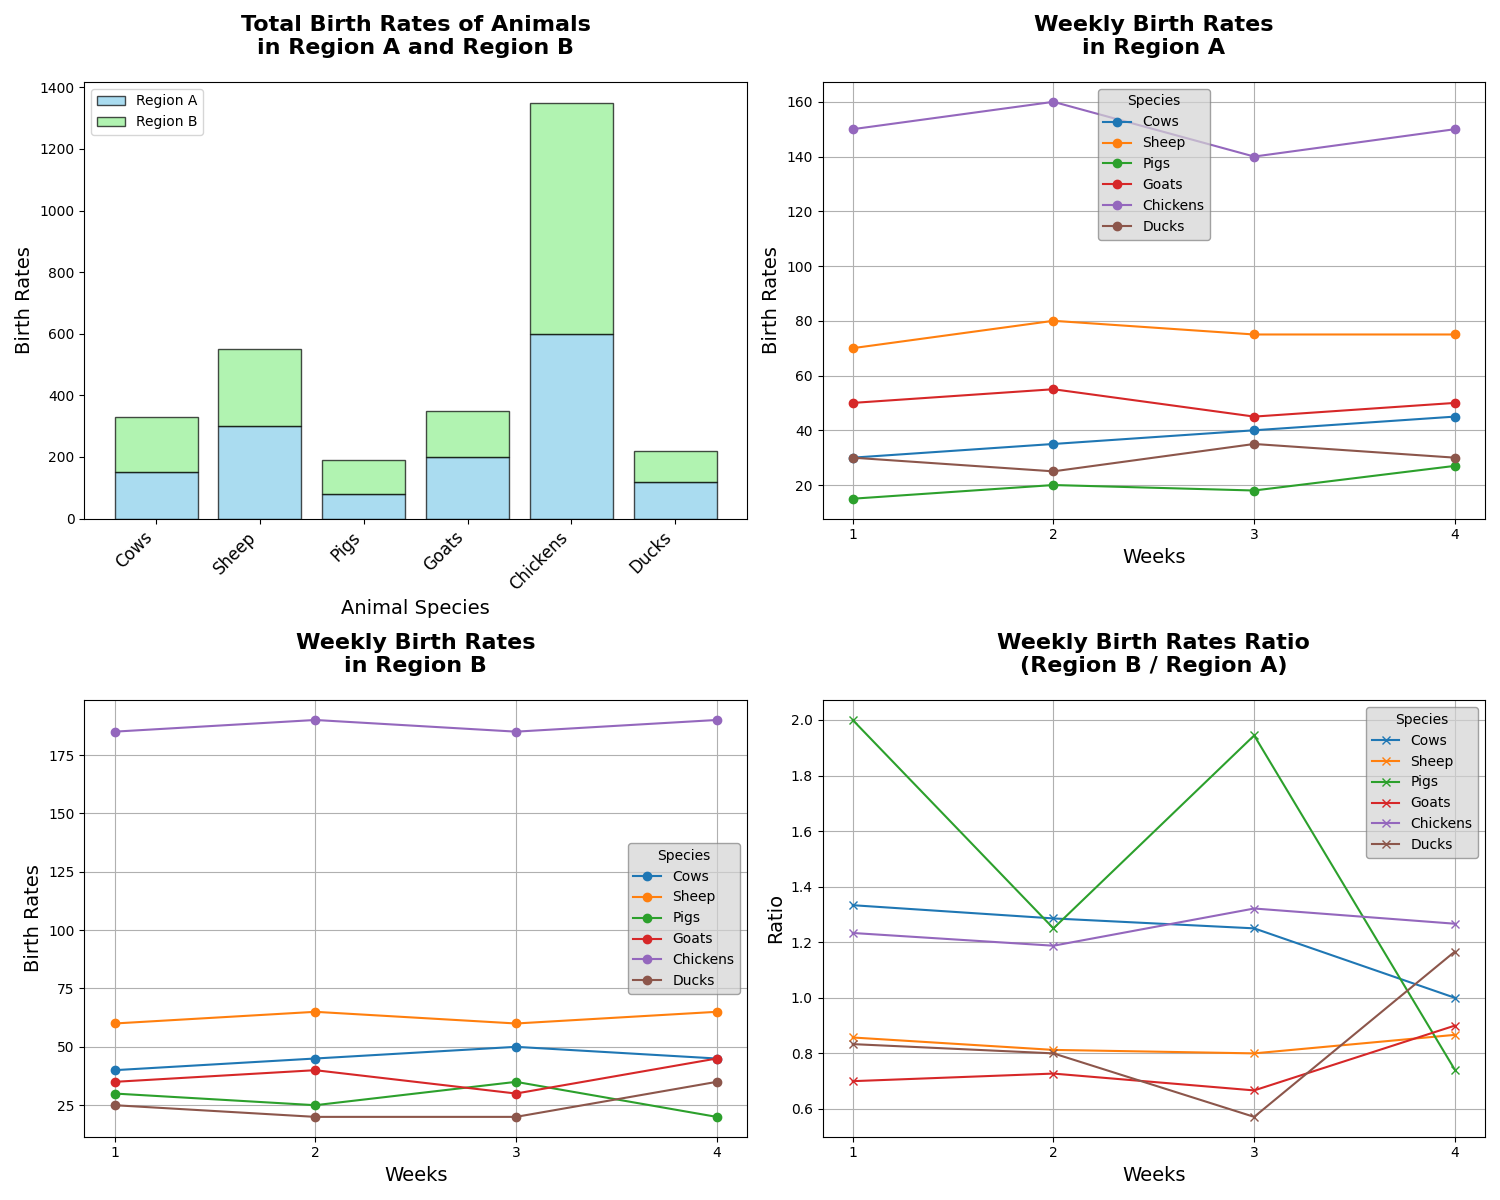

Source code (Python):
import matplotlib.pyplot as plt
import numpy as np

# Backstory: Animal Husbandry in Rural Regions
# In rural areas, tracking the birthing rates of livestock is important for agricultural planning and resource allocation.
# The chart will display histogram data about birth rates of different animal species over the past year,
# with additional plots highlighting weekly variations and comparisons between regions.

# Define the species and data points for birth rates
species = ['Cows', 'Sheep', 'Pigs', 'Goats', 'Chickens', 'Ducks']
birth_rates_region_A = np.array([150, 300, 80, 200, 600, 120])
birth_rates_region_B = np.array([180, 250, 110, 150, 750, 100])

# Create weekly birth rates data (simplified for illustration)
weeks = np.arange(1, 5)

weekly_birth_rates_region_A = np.array([
    [30, 70, 15, 50, 150, 30],  # Week 1
    [35, 80, 20, 55, 160, 25],  # Week 2
    [40, 75, 18, 45, 140, 35],  # Week 3
    [45, 75, 27, 50, 150, 30]   # Week 4
])

weekly_birth_rates_region_B = np.array([
    [40, 60, 30, 35, 185, 25],  # Week 1
    [45, 65, 25, 40, 190, 20],  # Week 2
    [50, 60, 35, 30, 185, 20],  # Week 3
    [45, 65, 20, 45, 190, 35]   # Week 4
])

# Setup figure and axis
fig, axs = plt.subplots(2, 2, figsize=(15, 12))

# Overall birth rates in Region A and B
axs[0, 0].bar(species, birth_rates_region_A, color='skyblue', edgecolor='black', alpha=0.7, label='Region A')
axs[0, 0].bar(species, birth_rates_region_B, color='lightgreen', edgecolor='black', alpha=0.7, label='Region B', bottom=birth_rates_region_A)
axs[0, 0].set_title('Total Birth Rates of Animals\nin Region A and Region B', fontsize=16, fontweight='bold', pad=20)
axs[0, 0].set_xlabel('Animal Species', fontsize=14)
axs[0, 0].set_ylabel('Birth Rates', fontsize=14)
axs[0, 0].legend(loc='upper left')
axs[0, 0].set_xticks(np.arange(len(species)))
axs[0, 0].set_xticklabels(species, rotation=45, ha='right', fontsize=12)

# Weekly birth rates in Region A
for i in range(len(species)):
    axs[0, 1].plot(weeks, weekly_birth_rates_region_A[:, i], marker='o', label=species[i])
axs[0, 1].set_title('Weekly Birth Rates\nin Region A', fontsize=16, fontweight='bold', pad=20)
axs[0, 1].set_xlabel('Weeks', fontsize=14)
axs[0, 1].set_ylabel('Birth Rates', fontsize=14)
axs[0, 1].legend(title='Species', fontsize=10, edgecolor='gray', facecolor='lightgrey', framealpha=0.7)
axs[0, 1].set_xticks(weeks)
axs[0, 1].grid(True)

# Weekly birth rates in Region B
for i in range(len(species)):
    axs[1, 0].plot(weeks, weekly_birth_rates_region_B[:, i], marker='o', label=species[i])
axs[1, 0].set_title('Weekly Birth Rates\nin Region B', fontsize=16, fontweight='bold', pad=20)
axs[1, 0].set_xlabel('Weeks', fontsize=14)
axs[1, 0].set_ylabel('Birth Rates', fontsize=14)
axs[1, 0].legend(title='Species', fontsize=10, edgecolor='gray', facecolor='lightgrey', framealpha=0.7)
axs[1, 0].set_xticks(weeks)
axs[1, 0].grid(True)

# Comparison of weekly birth rates ratio (Region B / Region A)
weekly_birth_rate_ratio = weekly_birth_rates_region_B / (weekly_birth_rates_region_A + 1e-6)  # Avoid division by zero
for i in range(len(species)):
    axs[1, 1].plot(weeks, weekly_birth_rate_ratio[:, i], marker='x', label=species[i])
axs[1, 1].set_title('Weekly Birth Rates Ratio\n(Region B / Region A)', fontsize=16, fontweight='bold', pad=20)
axs[1, 1].set_xlabel('Weeks', fontsize=14)
axs[1, 1].set_ylabel('Ratio', fontsize=14)
axs[1, 1].legend(title='Species', fontsize=10, edgecolor='gray', facecolor='lightgrey', framealpha=0.7)
axs[1, 1].set_xticks(weeks)
axs[1, 1].grid(True)

# Layout adjustment
plt.tight_layout()

# Display the plot
plt.show()
